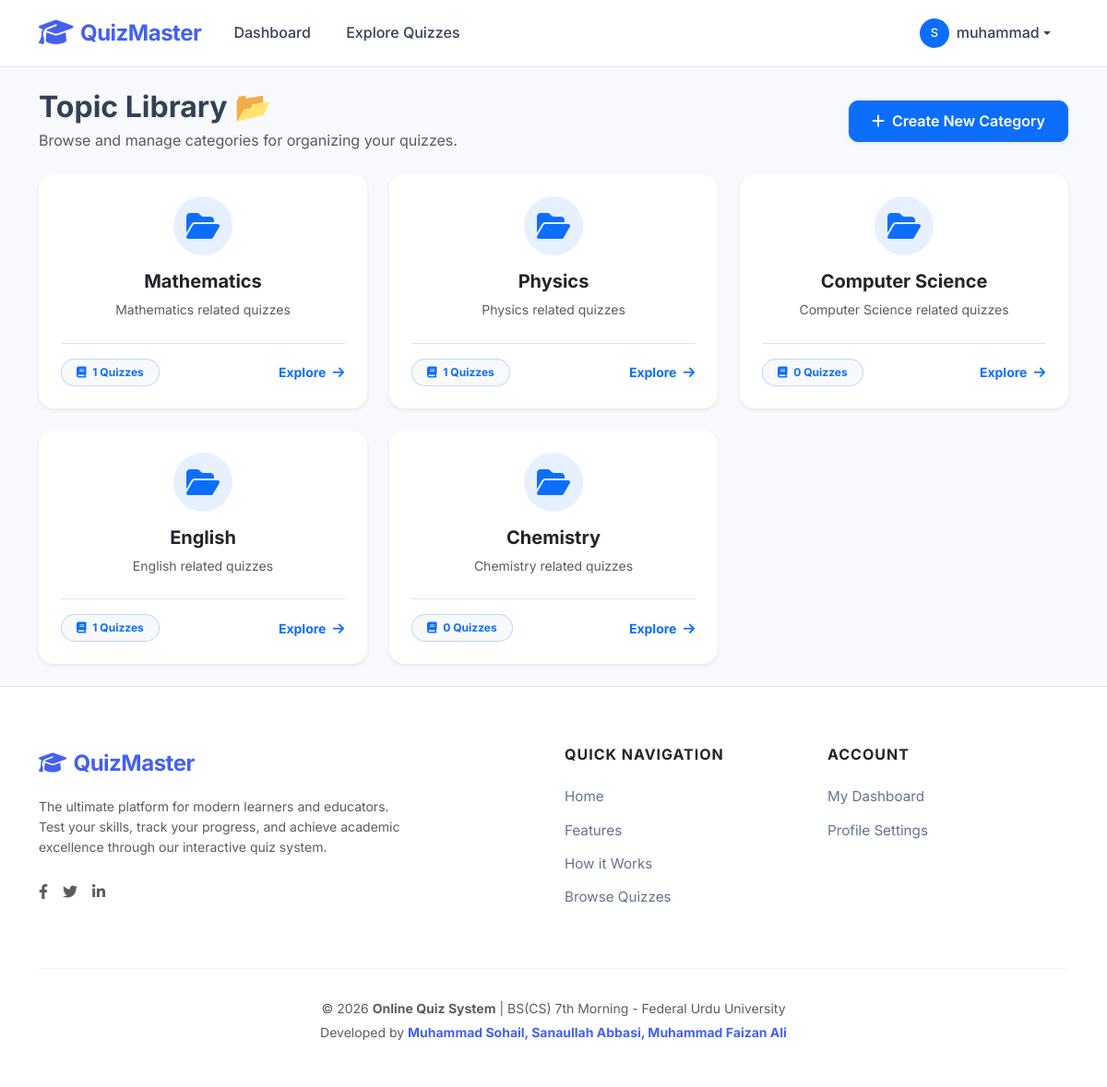
Screenshot of /categories/ (signed in) with the database file from the repository.
### quiz/models.py (models this page shows, shortened)
class Category(models.Model):
    name = models.CharField(max_length=100)
    description = models.TextField(blank=True)
    created_at = models.DateTimeField(auto_now_add=True)
    class Meta:
        verbose_name_plural = "Categories"

### quiz/views.py (the view)
# urls.py: path('categories/', views.category_list, name='category_list'),
@login_required
@teacher_required
def category_list(request):
    categories = Category.objects.annotate(quiz_count=Count('quizzes'))
    return render(request, 'quiz/category_list.html', {'categories': categories})

### templates/quiz/category_list.html (shortened to what this page needs)
{% extends 'base.html' %}
{% block content %}
<div class="row g-4 mb-4">
    <div class="col-12">
        <div class="d-flex flex-column flex-md-row justify-content-between align-items-md-center gap-3">
            <div>
                <h2 class="fw-bold mb-1">Topic Library 📂</h2>
                <p class="text-muted mb-0">Browse and manage categories for organizing your quizzes.</p>
            </div>
            <a href="{% url 'category_create' %}" class="btn btn-primary shadow-sm">
                <i class="fas fa-plus me-2"></i>Create New Category
            </a>
        </div>
    </div>
</div>
<div class="row g-4">
    {% for cat in categories %}
    <div class="col-md-6 col-lg-4">
        <div class="card h-100 border-0 shadow-sm hover-up transition">
            <div class="card-body p-4 text-center">
                <div class="mb-3 d-inline-flex align-items-center justify-content-center bg-primary bg-opacity-10 text-primary rounded-circle" style="width: 64px; height: 64px;">
                    <i class="fas fa-folder-open fa-2x"></i>
                </div>
                <h5 class="fw-bold mb-2">{{ cat.name }}</h5>
                <p class="text-muted small mb-4 line-clamp-2">
                    {{ cat.description|default:"No description provided for this category." }}
                </p>
                <div class="pt-3 border-top mt-auto">
                    <div class="d-flex justify-content-between align-items-center">
                        <span class="badge rounded-pill bg-light text-primary border border-primary border-opacity-25 px-3 py-2">
                            <i class="fas fa-book me-1"></i> {{ cat.quiz_count }} Quizzes
                        </span>
                        <a href="{% url 'quiz_list' %}?category={{ cat.id }}" class="btn btn-link btn-sm text-decoration-none fw-bold p-0">
                            Explore <i class="fas fa-arrow-right ms-1"></i>
                        </a>
                    </div>
                </div>
            </div>
        </div>
    </div>
    {% endfor %}
</div>
{% endblock %}

### templates/base.html (shortened to what this page needs)
<!DOCTYPE html>
<html lang="en">
<head>
    <link href="https://cdn.jsdelivr.net/npm/bootstrap@5.3.0/dist/css/bootstrap.min.css" rel="stylesheet">
    <link href="https://cdnjs.cloudflare.com/ajax/libs/font-awesome/6.4.0/css/all.min.css" rel="stylesheet">
</head>
<body>
<nav class="navbar navbar-expand-lg sticky-top">
    <div class="container">
        <a class="navbar-brand d-flex align-items-center" href="{% url 'home' %}">
            <i class="fas fa-graduation-cap me-2 fa-lg"></i>
            <span>QuizMaster</span>
        </a>
        <div class="collapse navbar-collapse" id="navbarNav">
            <ul class="navbar-nav me-auto">
                {% if user.is_authenticated %}
                <li class="nav-item">
                    <a class="nav-link {% if request.resolver_match.url_name == 'dashboard' %}active{% endif %}" href="{% url 'dashboard' %}">
                        Dashboard
                    </a>
                </li>
                <li class="nav-item">
                    <a class="nav-link {% if request.resolver_match.url_name == 'quiz_list' %}active{% endif %}" href="{% url 'quiz_list' %}">
                        Explore Quizzes
                    </a>
                </li>
                {% endif %}
            </ul>
            <ul class="navbar-nav align-items-center">
                {% if user.is_authenticated %}
                    <li class="nav-item dropdown">
                        <a class="nav-link dropdown-toggle d-flex align-items-center" href="#" id="userDropdown" role="button" data-bs-toggle="dropdown">
                            <div class="bg-primary text-white rounded-circle d-flex align-items-center justify-content-center me-2" style="width: 32px; height: 32px; font-size: 0.8rem;">
                                {{ user.username|first|upper }}
                            </div>
                            <span>{{ user.first_name|default:user.username }}</span>
                        </a>
                    </li>
                {% endif %}
            </ul>
        </div>
    </div>
</nav>
<div class="container py-4 flex-grow-1">
    <main>
        {% block content %}{% endblock %}
    </main>
</div>
<footer class="footer">
    <div class="container">
        <div class="row g-4 text-center text-lg-start">
            <div class="col-lg-5">
                <a class="navbar-brand d-inline-block mb-3" href="{% url 'home' %}">
                    <i class="fas fa-graduation-cap me-2"></i>QuizMaster
                </a>
                <p class="text-muted small pe-lg-5">
                    The ultimate platform for modern learners and educators. Test your skills, track your progress, and achieve academic excellence through our interactive quiz system.
                </p>
                <div class="d-flex gap-3 mt-4 justify-content-center justify-content-lg-start">
                    <a href="#" class="text-muted"><i class="fab fa-facebook-f"></i></a>
                    <a href="#" class="text-muted"><i class="fab fa-twitter"></i></a>
                    <a href="#" class="text-muted"><i class="fab fa-linkedin-in"></i></a>
                </div>
            </div>
            <div class="col-sm-6 col-lg-3 offset-lg-1">
                <h6 class="footer-title">Quick Navigation</h6>
                <ul class="list-unstyled">
                    <li><a href="{% url 'home' %}" class="footer-link">Home</a></li>
                    <li><a href="/#features" class="footer-link">Features</a></li>
                    <li><a href="/#how-it-works" class="footer-link">How it Works</a></li>
                    <li><a href="{% url 'quiz_list' %}" class="footer-link">Browse Quizzes</a></li>
                </ul>
            </div>
            <div class="col-sm-6 col-lg-2">
                <h6 class="footer-title">Account</h6>
                <ul class="list-unstyled">
                    {% if user.is_authenticated %}
                    <li><a href="{% url 'dashboard' %}" class="footer-link">My Dashboard</a></li>
                    <li><a href="{% url 'profile' %}" class="footer-link">Profile Settings</a></li>
                    {% else %}
                    <li><a href="{% url 'login' %}" class="footer-link">Sign In</a></li>
                    <li><a href="{% url 'register' %}" class="footer-link">Create Account</a></li>
                    {% endif %}
                </ul>
            </div>
        </div>
        <div class="footer-bottom text-center">
            <p class="mb-1 text-muted small">© 2026 <strong>Online Quiz System</strong> | BS(CS) 7th Morning - Federal Urdu University</p>
            <p class="mb-0 small text-muted">Developed by <span class="dev-badge">Muhammad Sohail, Sanaullah Abbasi, Muhammad Faizan Ali</span></p>
        </div>
    </div>
</footer>
</body>
</html>

### templates/base.html (style rules this page uses)
:root { --primary: #4361ee; --primary-dark: #3f37c9; --secondary: #4cc9f0; --success: #10b981; --dark: #212529; --light: #f8f9fa; --gray-100: #f1f5f9; --gray-200: #e2e8f0; --text-main: #334155; --text-muted: #64748b; --bg-body: #f7f9fc; --shadow-sm: 0 1px 3px rgba(0,0,0,0.12); --shadow-md: 0 4px 6px -1px rgba(0,0,0,0.1); --transition: all 0.3s cubic-bezier(0.4, 0, 0.2, 1); }
html { scroll-behavior: smooth; }
body { background-color: var(--bg-body); font-family: 'Inter', -apple-system, sans-serif; color: var(--text-main); min-height: 100vh; display: flex; flex-direction: column; line-height: 1.6; }
.navbar { background: rgba(255, 255, 255, 0.95) !important; backdrop-filter: blur(10px); border-bottom: 1px solid var(--gray-200); padding: 0.75rem 0; }
.navbar-brand { font-weight: 700; font-size: 1.5rem; color: var(--primary) !important; letter-spacing: -0.5px; }
.nav-link { color: var(--text-main) !important; font-weight: 500; padding: 0.5rem 1rem !important; margin: 0 0.2rem; border-radius: 8px; transition: var(--transition); }
.footer { margin-top: auto; background: #fff; border-top: 1px solid var(--gray-200); padding: 4rem 0 3rem; }
.footer-title { font-weight: 700; color: var(--dark); margin-bottom: 1.5rem; font-size: 1rem; text-transform: uppercase; letter-spacing: 1px; }
.footer-link { color: var(--text-muted); text-decoration: none; display: block; margin-bottom: 0.75rem; transition: var(--transition); font-size: 0.95rem; }
.footer-bottom { border-top: 1px solid var(--gray-100); padding-top: 2rem; margin-top: 3rem; }
.dev-badge { color: var(--primary); font-weight: 700; }
.card { border: none; border-radius: 16px; box-shadow: var(--shadow-md); background: #fff; }
.btn { border-radius: 10px; padding: 0.6rem 1.5rem; font-weight: 600; transition: var(--transition); }

### templates/quiz/category_list.html (style rules this page uses)
.line-clamp-2 { display: -webkit-box; -webkit-line-clamp: 2; -webkit-box-orient: vertical; overflow: hidden; }
.transition { transition: all 0.3s ease; }

### rows the page displays
Category: name "Mathematics", description "Mathematics related quizzes", quiz_count "1"
Category: name "Physics", description "Physics related quizzes", quiz_count "1"
Category: name "Computer Science", description "Computer Science related quizzes", quiz_count "0"
Category: name "English", description "English related quizzes", quiz_count "1"
Category: name "Chemistry", description "Chemistry related quizzes", quiz_count "0"

### other values shown
{{ user.username|first|upper }} "S"
{{ user.first_name|default:user.username }} "muhammad"
